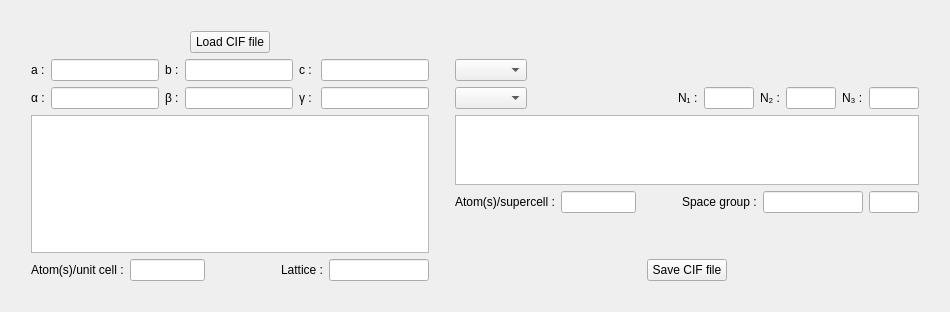
      <widget class="QWidget" name="crystal">
       <attribute name="title">
        <string>Crystal</string>
       </attribute>
       <layout class="QGridLayout" name="gridLayout_2">
        <item row="16" column="1">
         <layout class="QGridLayout" name="gridLayout_12">
          <item row="0" column="0">
           <widget class="QLabel" name="label_n_atm">
            <property name="text">
             <string>Atom(s)/unit cell :</string>
            </property>
           </widget>
          </item>
          <item row="0" column="4">
           <spacer name="horizontalSpacer_8">
            <property name="orientation">
             <enum>Qt::Horizontal</enum>
            </property>
            <property name="sizeHint" stdset="0">
             <size>
              <width>40</width>
              <height>20</height>
             </size>
            </property>
           </spacer>
          </item>
          <item row="0" column="1">
           <widget class="QLineEdit" name="lineEdit_n_atm">
            <property name="maximumSize">
             <size>
              <width>75</width>
              <height>16777215</height>
             </size>
            </property>
           </widget>
          </item>
          <item row="0" column="5">
           <widget class="QLabel" name="label">
            <property name="text">
             <string>Lattice :</string>
            </property>
           </widget>
          </item>
          <item row="0" column="6">
           <widget class="QLineEdit" name="lineEdit_lat">
            <property name="maximumSize">
             <size>
              <width>100</width>
              <height>16777215</height>
             </size>
            </property>
           </widget>
          </item>
         </layout>
        </item>
        <item row="14" column="0">
         <spacer name="verticalSpacer_8">
          <property name="orientation">
           <enum>Qt::Vertical</enum>
          </property>
          <property name="sizeHint" stdset="0">
           <size>
            <width>20</width>
            <height>40</height>
           </size>
          </property>
         </spacer>
        </item>
        <item row="17" column="1">
         <spacer name="horizontalSpacer_66">
          <property name="orientation">
           <enum>Qt::Horizontal</enum>
          </property>
          <property name="sizeHint" stdset="0">
           <size>
            <width>40</width>
            <height>20</height>
           </size>
          </property>
         </spacer>
        </item>
        <item row="1" column="1">
         <layout class="QGridLayout" name="gridLayout_10">
          <item row="0" column="2">
           <spacer name="horizontalSpacer_3">
            <property name="orientation">
             <enum>Qt::Horizontal</enum>
            </property>
            <property name="sizeHint" stdset="0">
             <size>
              <width>40</width>
              <height>20</height>
             </size>
            </property>
           </spacer>
          </item>
          <item row="0" column="0">
           <spacer name="horizontalSpacer_4">
            <property name="orientation">
             <enum>Qt::Horizontal</enum>
            </property>
            <property name="sizeHint" stdset="0">
             <size>
              <width>40</width>
              <height>20</height>
             </size>
            </property>
           </spacer>
          </item>
          <item row="0" column="1">
           <widget class="QPushButton" name="pushButton_load_CIF">
            <property name="text">
             <string>Load CIF file</string>
            </property>
           </widget>
          </item>
         </layout>
        </item>
        <item row="14" column="1">
         <widget class="QTableWidget" name="tableWidget_CIF">
          <property name="sizeAdjustPolicy">
           <enum>QAbstractScrollArea::AdjustToContents</enum>
          </property>
         </widget>
        </item>
        <item row="0" column="1">
         <spacer name="horizontalSpacer_61">
          <property name="orientation">
           <enum>Qt::Horizontal</enum>
          </property>
          <property name="sizeHint" stdset="0">
           <size>
            <width>40</width>
            <height>20</height>
           </size>
          </property>
         </spacer>
        </item>
        <item row="14" column="3">
         <layout class="QGridLayout" name="gridLayout_11">
          <item row="2" column="0">
           <layout class="QGridLayout" name="gridLayout_13">
            <item row="0" column="1">
             <widget class="QLineEdit" name="lineEdit_n">
              <property name="maximumSize">
               <size>
                <width>75</width>
                <height>16777215</height>
               </size>
              </property>
              <property name="text">
               <string/>
              </property>
             </widget>
            </item>
            <item row="0" column="3">
             <widget class="QLabel" name="label_space_group">
              <property name="text">
               <string>Space group :</string>
              </property>
             </widget>
            </item>
            <item row="0" column="0">
             <widget class="QLabel" name="label_n">
              <property name="text">
               <string>Atom(s)/supercell :</string>
              </property>
             </widget>
            </item>
            <item row="0" column="2">
             <spacer name="horizontalSpacer_10">
              <property name="orientation">
               <enum>Qt::Horizontal</enum>
              </property>
              <property name="sizeHint" stdset="0">
               <size>
                <width>40</width>
                <height>20</height>
               </size>
              </property>
             </spacer>
            </item>
            <item row="0" column="5">
             <widget class="QLineEdit" name="lineEdit_space_group">
              <property name="maximumSize">
               <size>
                <width>50</width>
                <height>16777215</height>
               </size>
              </property>
              <property name="autoFillBackground">
               <bool>false</bool>
              </property>
              <property name="alignment">
               <set>Qt::AlignCenter</set>
              </property>
             </widget>
            </item>
            <item row="0" column="4">
             <widget class="QLineEdit" name="lineEdit_space_group_hm">
              <property name="maximumSize">
               <size>
                <width>100</width>
                <height>16777215</height>
               </size>
              </property>
              <property name="autoFillBackground">
               <bool>false</bool>
              </property>
              <property name="alignment">
               <set>Qt::AlignCenter</set>
              </property>
             </widget>
            </item>
           </layout>
          </item>
          <item row="3" column="0">
           <spacer name="verticalSpacer">
            <property name="orientation">
             <enum>Qt::Vertical</enum>
            </property>
            <property name="sizeHint" stdset="0">
             <size>
              <width>20</width>
              <height>40</height>
             </size>
            </property>
           </spacer>
          </item>
          <item row="1" column="0">
           <widget class="QTableWidget" name="tableWidget_atm">
            <property name="sizeAdjustPolicy">
             <enum>QAbstractScrollArea::AdjustToContents</enum>
            </property>
           </widget>
          </item>
         </layout>
        </item>
        <item row="11" column="1">
         <layout class="QGridLayout" name="gridLayout_6">
          <item row="0" column="2">
           <widget class="QLabel" name="label_b">
            <property name="text">
             <string>b :</string>
            </property>
           </widget>
          </item>
          <item row="0" column="4">
           <widget class="QLabel" name="label_c">
            <property name="text">
             <string>c : </string>
            </property>
           </widget>
          </item>
          <item row="1" column="2">
           <widget class="QLabel" name="label_beta">
            <property name="text">
             <string>β :</string>
            </property>
           </widget>
          </item>
          <item row="1" column="0">
           <widget class="QLabel" name="label_alpha">
            <property name="text">
             <string>α :</string>
            </property>
           </widget>
          </item>
          <item row="0" column="0">
           <widget class="QLabel" name="label_a">
            <property name="text">
             <string>a :</string>
            </property>
           </widget>
          </item>
          <item row="0" column="5">
           <widget class="QLineEdit" name="lineEdit_c"/>
          </item>
          <item row="1" column="4">
           <widget class="QLabel" name="label_gamma">
            <property name="text">
             <string>γ :</string>
            </property>
           </widget>
          </item>
          <item row="1" column="3">
           <widget class="QLineEdit" name="lineEdit_beta"/>
          </item>
          <item row="1" column="5">
           <widget class="QLineEdit" name="lineEdit_gamma"/>
          </item>
          <item row="1" column="1">
           <widget class="QLineEdit" name="lineEdit_alpha"/>
          </item>
          <item row="0" column="1">
           <widget class="QLineEdit" name="lineEdit_a"/>
          </item>
          <item row="0" column="3">
           <widget class="QLineEdit" name="lineEdit_b"/>
          </item>
         </layout>
        </item>
        <item row="14" column="2">
         <spacer name="verticalSpacer_22">
          <property name="orientation">
           <enum>Qt::Vertical</enum>
          </property>
          <property name="sizeHint" stdset="0">
           <size>
            <width>20</width>
            <height>40</height>
           </size>
          </property>
         </spacer>
        </item>
        <item row="14" column="4">
         <spacer name="verticalSpacer_13">
          <property name="orientation">
           <enum>Qt::Vertical</enum>
          </property>
          <property name="sizeHint" stdset="0">
           <size>
            <width>20</width>
            <height>40</height>
           </size>
          </property>
         </spacer>
        </item>
        <item row="16" column="3">
         <layout class="QGridLayout" name="gridLayout_22">
          <item row="0" column="2">
           <spacer name="horizontalSpacer_9">
            <property name="orientation">
             <enum>Qt::Horizontal</enum>
            </property>
            <property name="sizeHint" stdset="0">
             <size>
              <width>40</width>
              <height>20</height>
             </size>
            </property>
           </spacer>
          </item>
          <item row="0" column="1">
           <widget class="QPushButton" name="pushButton_save_CIF">
            <property name="text">
             <string>Save CIF file</string>
            </property>
           </widget>
          </item>
          <item row="0" column="0">
           <spacer name="horizontalSpacer_7">
            <property name="orientation">
             <enum>Qt::Horizontal</enum>
            </property>
            <property name="sizeHint" stdset="0">
             <size>
              <width>40</width>
              <height>20</height>
             </size>
            </property>
           </spacer>
          </item>
         </layout>
        </item>
        <item row="11" column="3">
         <layout class="QGridLayout" name="gridLayout_9">
          <item row="1" column="0">
           <layout class="QGridLayout" name="gridLayout_79">
            <item row="0" column="3">
             <widget class="QLineEdit" name="lineEdit_nu">
              <property name="maximumSize">
               <size>
                <width>50</width>
                <height>16777215</height>
               </size>
              </property>
             </widget>
            </item>
            <item row="0" column="1">
             <spacer name="horizontalSpacer_6">
              <property name="orientation">
               <enum>Qt::Horizontal</enum>
              </property>
              <property name="sizeHint" stdset="0">
               <size>
                <width>40</width>
                <height>20</height>
               </size>
              </property>
             </spacer>
            </item>
            <item row="0" column="0">
             <widget class="QComboBox" name="comboBox_parameters"/>
            </item>
            <item row="0" column="6">
             <widget class="QLabel" name="label_nw">
              <property name="text">
               <string>N₃ :</string>
              </property>
             </widget>
            </item>
            <item row="0" column="2">
             <widget class="QLabel" name="label_nu">
              <property name="text">
               <string>N₁ :</string>
              </property>
             </widget>
            </item>
            <item row="0" column="7">
             <widget class="QLineEdit" name="lineEdit_nw">
              <property name="maximumSize">
               <size>
                <width>50</width>
                <height>16777215</height>
               </size>
              </property>
             </widget>
            </item>
            <item row="0" column="5">
             <widget class="QLineEdit" name="lineEdit_nv">
              <property name="maximumSize">
               <size>
                <width>50</width>
                <height>16777215</height>
               </size>
              </property>
             </widget>
            </item>
            <item row="0" column="4">
             <widget class="QLabel" name="label_nv">
              <property name="text">
               <string>N₂ :</string>
              </property>
             </widget>
            </item>
           </layout>
          </item>
          <item row="0" column="0">
           <layout class="QGridLayout" name="gridLayout_43">
            <item row="0" column="0">
             <widget class="QComboBox" name="comboBox_type"/>
            </item>
            <item row="0" column="1">
             <spacer name="horizontalSpacer">
              <property name="orientation">
               <enum>Qt::Horizontal</enum>
              </property>
              <property name="sizeHint" stdset="0">
               <size>
                <width>40</width>
                <height>20</height>
               </size>
              </property>
             </spacer>
            </item>
           </layout>
          </item>
         </layout>
        </item>
       </layout>
      </widget>
